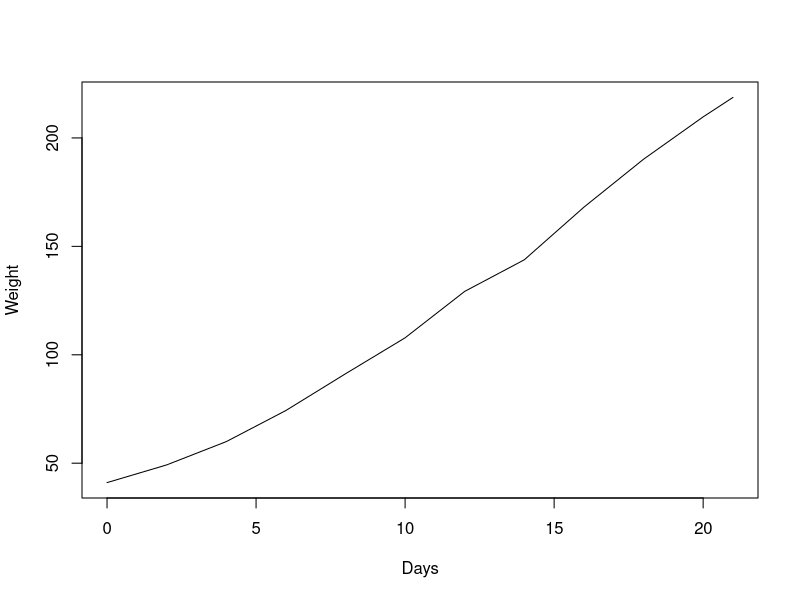
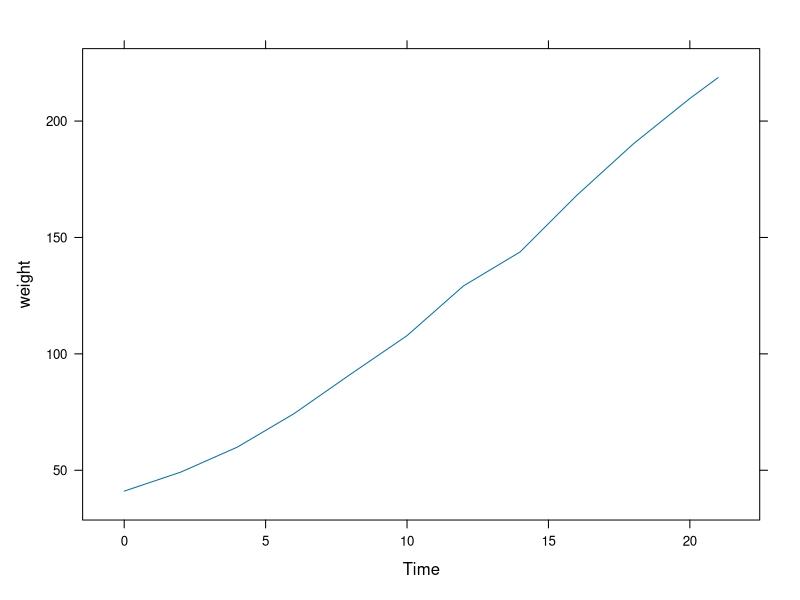

Recreate these plots in R, in order.
#lattice vs base graphics - introduction

# R has three graphics environments:
# 1) base R: i.e. plot, barplot, boxplot, cdplot, coplot, 
#            dotchart, fourfoldplot, heatmap, hist(), matlines
#            matplot, mosaicplot, pie, spineplot, stemplot,
#            stripchart, sunflowerplot
# 2) ggplot: an external package for grammar of graphics. VERY popular
# 3) lattice: included with R. Faster than ggplot, 
#             better awareness of output device

# ...but in the end, it may be subjective and personal preference.

# let's look at a comparison task between base R and Lattice
# I'm keeping these examples simple and ignoring lots of customization options

head(ChickWeight, 15) # let's use Chickweight data set as an example
# question: what is average weight for each day?
cw_mean <- aggregate(ChickWeight, by = list(ChickWeight$Time), mean)
# warnings are from NA


# how to do it in base R

plot(cw_mean$Time, cw_mean$weight,
     ylab = "Weight", xlab = "Days",
     type = "l")


# how to do it in lattice

library(lattice)
xyplot( weight ~ Time, 
        data = cw_mean,
        type = "l")


# note the use of formula instead of "x =" and "y="
